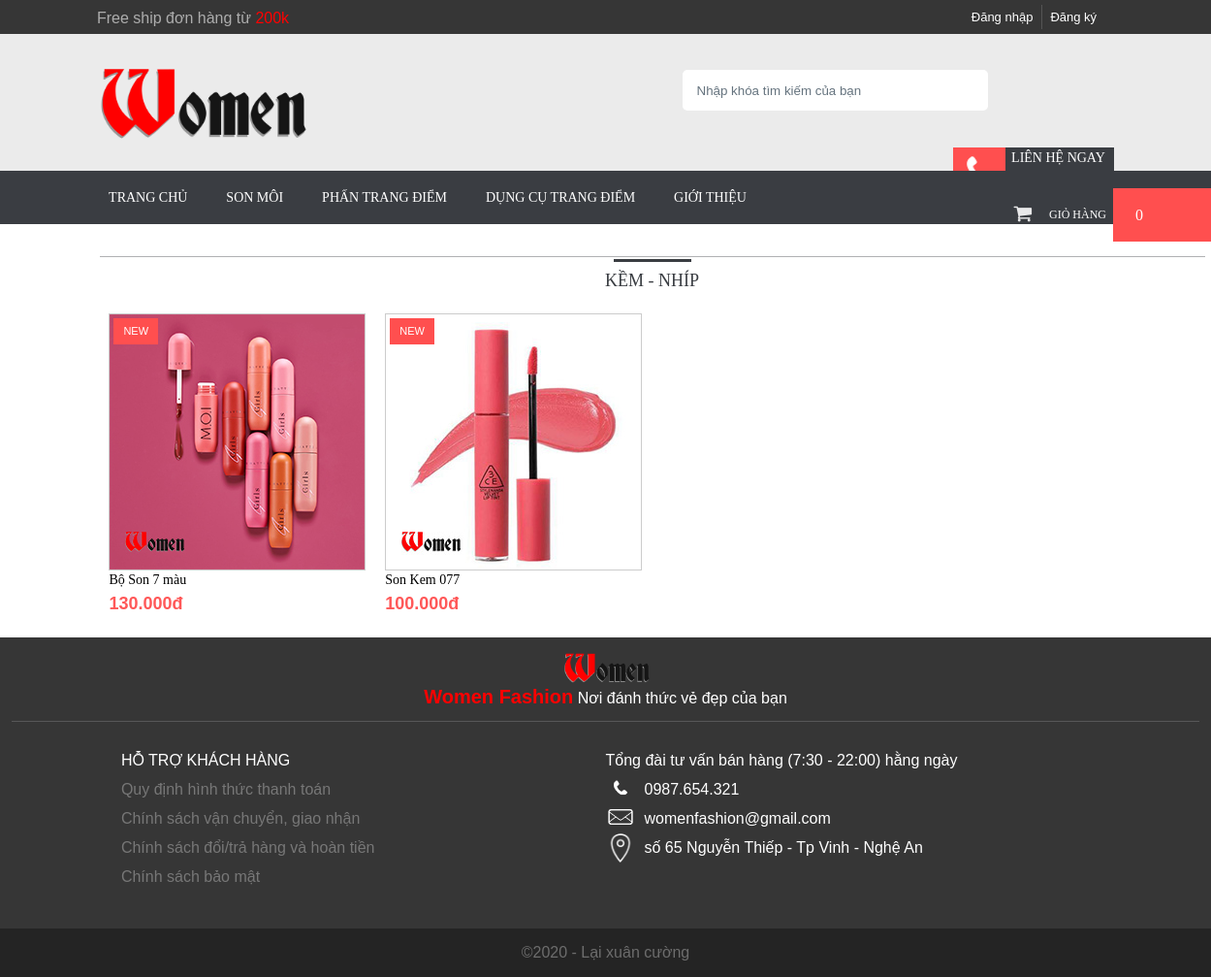
The app's page /menu-product.php?id_menu=2 with its own data.
### tables this page shows
CREATE TABLE `menu` (
  `id_menu` int(50) NOT NULL,
  `name_menu` varchar(100) NOT NULL,
  `id_type` int(50) NOT NULL
);

CREATE TABLE `product` (
  `id_product` int(10) NOT NULL,
  `name_product` varchar(100) NOT NULL,
  `slug` varchar(100) DEFAULT NULL,
  `describe_product` longtext NOT NULL,
  `price_product` int(10) NOT NULL,
  `image_product` varchar(100) NOT NULL,
  `ngay_nhap` datetime NOT NULL DEFAULT current_timestamp(),
  `xuatxu` varchar(50) NOT NULL,
  `noi_dung` longtext NOT NULL,
  `tinh_trang` varchar(10) NOT NULL,
  `id_menu` int(50) NOT NULL
);

### libraries/database.php (called while the page is built, shortened)
<?php
    include("connect.php");
    $sql = "SELECT * FROM menu WHERE id_type = 3" ;
    $menu_dc = $conn->query($sql);
?>

### menu-product.php (the view, shortened to what this page needs)
<?php require_once __DIR__. "/layouts/header.php";?>
<?php
    $menu_product = mysqli_query($conn,"SELECT * FROM menu mn INNER JOIN product pd ON pd.id_menu = mn.id_menu WHERE mn.id_menu = '".$_GET['id_menu']."'");
?>
                <div class="wrap-sp">
                    <div class="sp-c">
                        <div class="left-sp">
                            <h2 class="center-title"><?php echo $row['name_menu']; ?></h2>
                        </div>
                        <div class="box">
                            <div class="item">
                                <?php
                                    while ($row = mysqli_fetch_assoc($menu_product))
                                    {
                                ?>
                                <div class="new-sp">
                                    <div class="single-product-item">
                                        <div class="product-image">
                                            <div class="zoom-img">
                                                <a href="single.php?id=<?php echo $row['id_product'];?>"><img src="/women/admin/modules/product/<?php echo $row['image_product']; ?>" alt="son" /></a>
                                            </div>
                                            <a href="single.php?id=<?php echo $row['id_product'];?>" class="new-box">new</a>
                                        </div>
                                        <div class="sp-info">
                                            <a href="single.php?id=<?php echo $row['id_product'];?>"><?php echo $row['name_product']; ?></a>
                                            <div class="price-box">
                                                <span class="price"><?php echo $row['price_product']; ?>.000đ</span>
                                            </div>
                                        </div>
                                    </div>
                                </div>
                                <?php
                                    }
                                ?>
                            </div>
                        </div>
                    </div>
                </div>
            </div>
                </div>
<?php require_once __DIR__. "/layouts/footer.php";?>

### public/frontend/css/style.css (style rules this page uses)
*, html { margin: 0; padding: 0 }
body { font-family: "arial",serif; color:#6d6d6d; }
h1, h2, h3, h4, h5, h6 { font-weight: normal; margin: 0; color:#3a3d42; font-family: 'Bitter', serif; }
a { color:#777; }
a { text-decoration: none; }
img { border:none; max-width:100%; }
.zoom-img { overflow:hidden; }
.zoom-img img { transform:scale(1); -moz-transform:scale(1); -webkit-transform:scale(1); -ms-transform:scale(1); -o-transform:scale(1); transition: all 0.4s ease 0s; -moz-transition: all 0.4s ease 0s; -webkit-transition: all 0.4s ease 0s; -ms-transition: all 0.4s ease 0s; -o-transition: all 0.4s ease 0s; }
.sp-c { margin-top:50px; }
.wrap-sp { padding-left: 7%; }
.sp-c { float: left; margin: 1.3%; position: relative; }
.new-sp { float: left; padding: 0.87%; vertical-align: middle; }
.product-image img { border: 1px solid #cccccc; }
.product-image { position: relative; overflow:hidden; display:block; }
.product-image a { display:block; }
.new-box { background: #ff4f4f none repeat scroll 0 0; color: #fff !important; display: block; font-size:11px; line-height:27px; left: 5px; padding: 0 10px; position: absolute; text-transform: uppercase; top: 5px; z-index: 10; }
.sp-info a { color: #000; display: block; font-family: 'Bitter', serif; font-size: 14px; line-height: 20px; margin: 0 0 4px; overflow: hidden; transition: all 300ms ease 0s; }
.price-box { font-family: 'Oswald', sans-serif; }
.price-box span.price { color: #ff5858; margin-right: 11px; font-size:18px; line-height:20px; font-weight:700; text-decoration:none; font-family: 'Oswald', sans-serif; }
.center-title { padding-left:15px; padding-right:15px; width: 1110px; }
h2.center-title { border-top: 1px solid #b0b1b3; color: #3a3d42; display: block; font-weight:400; font-size:18px; line-height:48px; position: relative; text-transform: uppercase; text-align:center; margin-bottom:0px; }
h2.center-title:before { border-top: 3px solid #3a3d42; content: ""; display: block; left: 50%; position: absolute; top: 2px; width: 80px; margin-left:-40px; }
.price { color: #f44336; font-family: 'Oswald', sans-serif; }

### public/frontend/css/style-single.css (style rules this page uses)
body { font-family: Arial; margin: 0; }
img { vertical-align: middle; }

### records on screen
menu: name_menu "KỀM - NHÍP"
product: image_product (picture), name_product "Bộ Son 7 màu", price_product "130"
product: image_product (picture), name_product "Son Kem 077", price_product "100"

### other values on screen
$prd "0"
